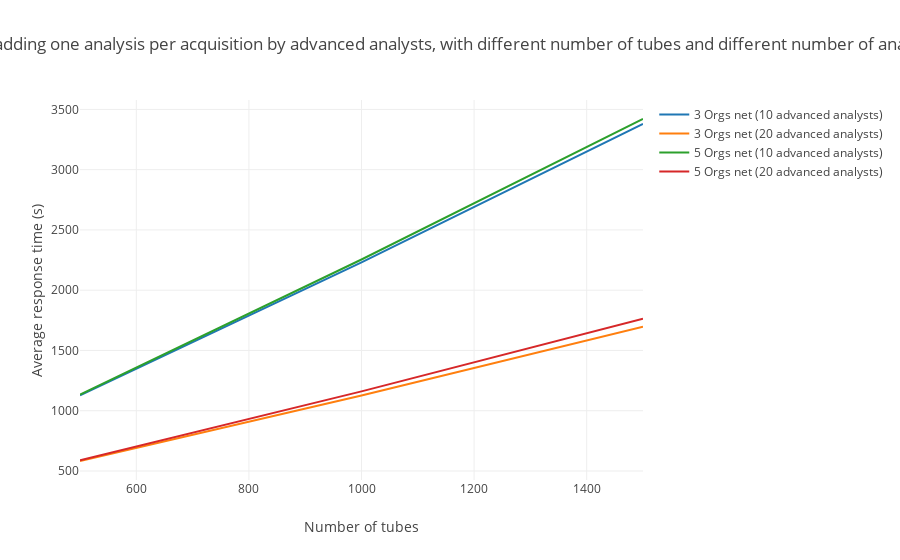

Notebook code cell kept with this figure:
### Markdown cell above
### Elapsed time adding one resolution per acquisition with different number of advanced analysts

### Code cell
# 3 Orgs net data
threeOrgs10 = [1127.5345, 2230.7146, 3378.8443]
threeOrgs20 = [582.8463, 1126.3205, 1696.8571]
# 5 Orgs net data
fiveOrgs10 = [1133.3466, 2254.7335, 3420.4332]
fiveOrgs20 = [589.8071, 1160.5390, 1763.8556]

totalResolution("250 KB", threeOrgs10, threeOrgs20, fiveOrgs10, fiveOrgs20)

### Figure 1 — Plotly figure (JSON) as saved in the notebook; plotly's stock layout.template omitted (floating-point values rounded to 4 significant figures)
{"data": [{"mode": "lines", "name": "3 Orgs net (10 advanced analysts)", "type": "scatter", "uid": "9c8f67b8-14f9-4930-b0af-c240d88df1c1", "x": [500, 1000, 1500], "y": [1128.0, 2231.0, 3379.0]}, {"mode": "lines", "name": "3 Orgs net (20 advanced analysts)", "type": "scatter", "uid": "ec30393b-81a1-4020-a11d-145dab4edc05", "x": [500, 1000, 1500], "y": [582.8, 1126.0, 1697.0]}, {"mode": "lines", "name": "5 Orgs net (10 advanced analysts)", "type": "scatter", "uid": "552f8f7d-2f10-4063-8ff4-f77dce6a3713", "x": [500, 1000, 1500], "y": [1133.0, 2255.0, 3420.0]}, {"mode": "lines", "name": "5 Orgs net (20 advanced analysts)", "type": "scatter", "uid": "a35cdac7-b49e-4a1d-9d4f-346206518772", "x": [500, 1000, 1500], "y": [589.8, 1161.0, 1764.0]}], "layout": {"barmode": "group", "title": {"text": "Elapsed time adding one analysis per acquisition by advanced analysts, with different number of tubes and different number of analysts (250 KB)"}, "xaxis": {"range": [500, 1500], "title": {"text": "Number of tubes"}}, "yaxis": {"title": {"text": "Average response time (s)"}}}}
